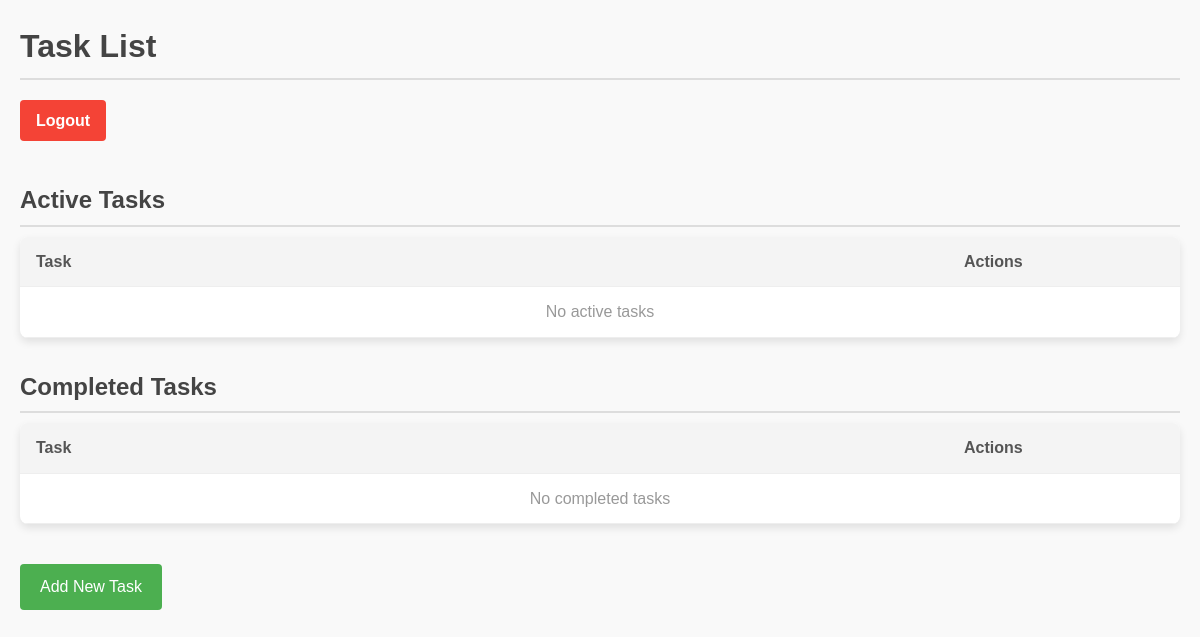
The page /tasks/ on the database as committed earlier.
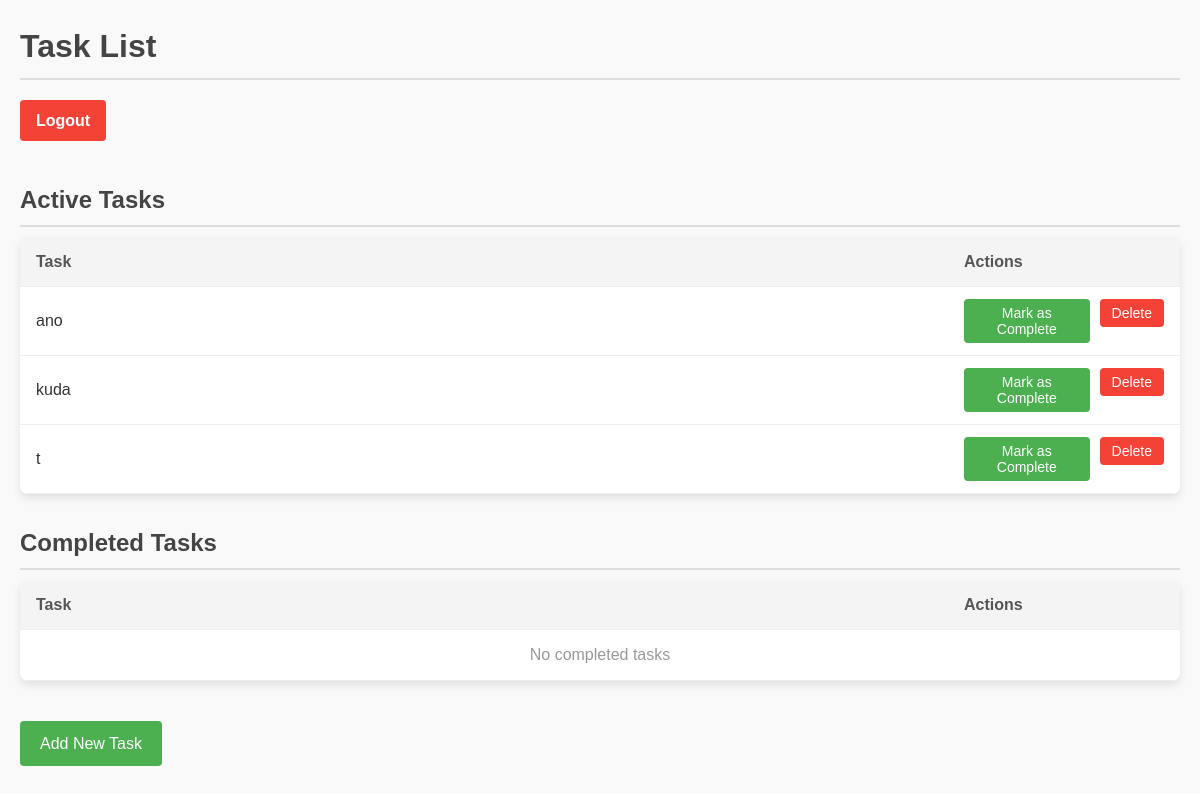
The same page on the database as committed later.
### todo/models.py (models this page shows, shortened)
class Task(models.Model):
    title = models.CharField(max_length=255)
    completed = models.BooleanField(default=False)
    created_at = models.DateTimeField(auto_now_add=True)  # Automatically sets timestamp when created

### todo/views.py (the view)
# urls.py: path('', task_list, name='task_list'),
def task_list(request):
    active_tasks = Task.objects.filter(completed=False)
    completed_tasks = Task.objects.filter(completed=True)
    return render(request, 'todo/task_list.html', {
        'active_tasks': active_tasks,
        'completed_tasks': completed_tasks
    })

### todo/templates/todo/task_list.html (shortened to what this page needs)
<!DOCTYPE html>
<html lang="en">
<head>
</head>
<body>
<h1>Task List</h1>
<a href="{% url 'logout' %}" class="logout-btn">Logout</a>
<h2>Active Tasks</h2>
<table>
    <tr>
        <th>Task</th>
        <th style="width: 200px;">Actions</th>
    </tr>
    {% for task in active_tasks %}
    <tr>
        <td>{{ task.title }}</td>
        <td>
            <div class="actions">
                <form method="POST" action="{% url 'toggle_task' task.id %}">
                    <button type="submit" class="complete-btn">Mark as Complete</button>
                </form>
                <form method="POST" action="{% url 'delete_task' task.id %}">
                    <button type="submit" class="delete-btn">Delete</button>
                </form>
            </div>
        </td>
    </tr>
    {% empty %}
    <tr>
        <td colspan="2" style="text-align: center; color: #999;">No active tasks</td>
    </tr>
    {% endfor %}
</table>
<h2>Completed Tasks</h2>
<table>
    <tr>
        <th>Task</th>
        <th style="width: 200px;">Actions</th>
    </tr>
    {% for task in completed_tasks %}
    <tr>
        <td>{{ task.title }}</td>
        <td>
            <div class="actions">
                <form method="POST" action="{% url 'toggle_task' task.id %}">
                    {% csrf_token %}
                    <button type="submit" class="complete-btn" style="background-color: #2196F3;">
                        Mark as Incomplete
                    </button>
                </form>
                <form method="POST" action="{% url 'delete_task' task.id %}">
                    {% csrf_token %}
                    <button type="submit" class="delete-btn">Delete</button>
                </form>
            </div>
        </td>
    </tr>
    {% empty %}
    <tr>
        <td colspan="2" style="text-align: center; color: #999;">No completed tasks</td>
    </tr>
    {% endfor %}
</table>
<a href="{% url 'add_task' %}">Add New Task</a>
</body>
</html>

Rows that differ between the two databases and show on the page:
added Task: title "ano"
added Task: title "kuda"
added Task: title "t"
Other text that changed with them:
text no longer shown: "No active tasks"
